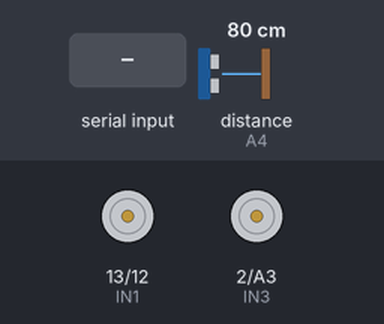
This sketch was run on a simulated Arduino Uno, built with avr-gcc and run on an emulated ATmega328P. Shown: motor-driver pin pairs drawn as motors (green arrow = first pin HIGH = forward, orange = second pin HIGH = backward, longer = more drive, scaled by the enable pin). Inputs (shaded band) come from the test bench; at power-on: distance to the obstacle (sensor on A4) 80 cm. The echo pulse lasts 58.3 µs per cm.

Above: at 1.2 s.
1.3 s: byte 70 (FORWARD) received over Serial
At 1.9 s:
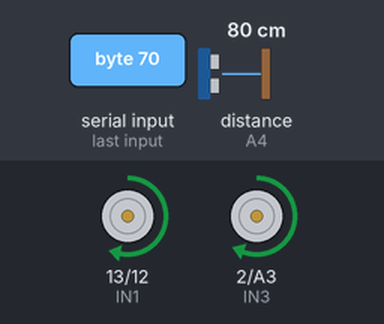
2.8 s: "1" received over Serial
At 4.0 s:
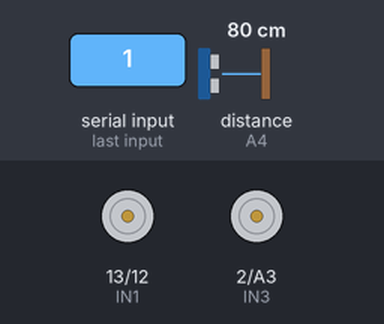
4.3 s: byte 66 (BACKWARD) received over Serial
At 5.2 s:
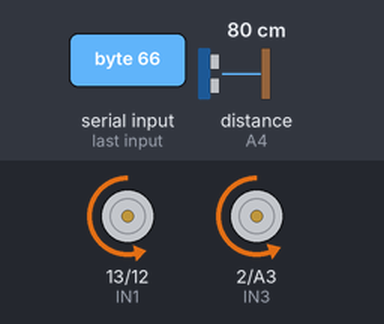
5.8 s: byte 76 (LEFT) received over Serial
At 6.6 s:
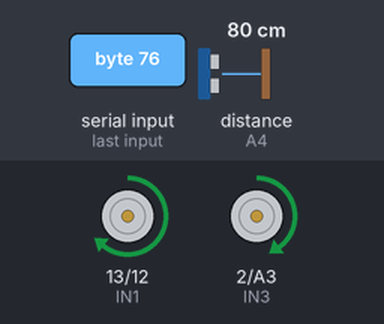
7.3 s: byte 82 (RIGHT) received over Serial
At 7.7 s:
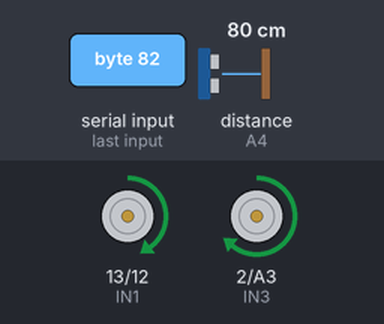
8.8 s: byte 67 (CIRCLE) received over Serial
At 9.9 s:
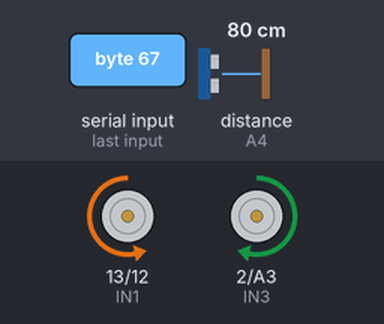
Timing chart, 0 to 11.3 s (numbered marks = the images above; inputs shaded):
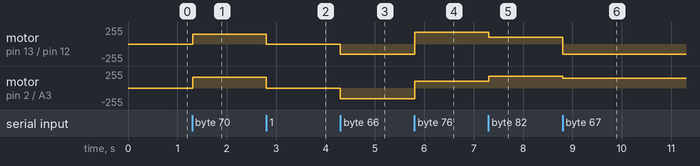

Measured:
- after the input at 1.3 s, motor on pin 13 (IN1) / pin 12 (IN2): stopped → forward 150/255 at once; motor on pin 2 (IN3) / A3 (IN4): stopped → forward 160/255 at once
- after the input at 2.8 s, motor on pin 13 (IN1) / pin 12 (IN2): forward 150/255 → stopped at once; motor on pin 2 (IN3) / A3 (IN4): forward 160/255 → stopped at once
- after the input at 4.3 s, motor on pin 13 (IN1) / pin 12 (IN2): stopped → backward 150/255 at once; motor on pin 2 (IN3) / A3 (IN4): stopped → backward 160/255 at once
- after the input at 5.8 s, motor on pin 13 (IN1) / pin 12 (IN2): backward 150/255 → forward 180/255 at once; motor on pin 2 (IN3) / A3 (IN4): backward 160/255 → forward 100/255 at once
- after the input at 7.3 s, motor on pin 13 (IN1) / pin 12 (IN2): forward 180/255 → forward 100/255 at once; motor on pin 2 (IN3) / A3 (IN4): forward 100/255 → forward 180/255 at once
- after the input at 8.8 s, motor on pin 13 (IN1) / pin 12 (IN2): forward 100/255 → backward 150/255 at once; motor on pin 2 (IN3) / A3 (IN4): forward 180/255 → forward 150/255 at once

The sketch:

Arduino_Week3code_Task3and4.ino
```cpp
/*-----ULTRASONIC SENSOR AND BLUETOOTH COMBINATION-----*/

//Bluetooth
#define FORWARD 'F'
#define BACKWARD 'B'
#define LEFT 'L'
#define RIGHT 'R'
#define CIRCLE 'C'
#define CROSS 'X'
#define TRIANGLE 'T'
#define SQUARE 'S'
#define START 'A'
#define PAUSE 'P'
//Motors -> Ultrasonic sensor referenced as head
#define IN1 13 //Right wheel
#define IN2 12 //Right Wheel
#define IN3 2 //Left wheel
#define IN4 A3 //Left wheel
#define ENA 11 //PWM Port //Right wheels
#define ENB 3 //PWM port //Left wheels
//Ultrasonic sensor
#define TRIG A5
#define ECHO A4


/*----------------------------------------------------------------------------------------------*/
//Wheels speed const
const int TARGET_LEFT_SPEED = 160;  //Range: 0-255 (PWM)
const int TARGET_RIGHT_SPEED = 150;  //Range: 0-255 (PWM)
//Time
long int start_time;
//Move straight speed
int leftSpeed = TARGET_LEFT_SPEED;//Updated left speed
int rightSpeed = TARGET_RIGHT_SPEED;//Updated right speed
/*----------------------------------------------------------------------------------------------*/


void setup() {
  //Initialize ultrasonic
  pinMode(TRIG, OUTPUT);
  pinMode(ECHO, INPUT);
  //Reset motor
  func_motorInit();
  //Begin bluetooth communication
  Serial.begin(9600);

  //Start counting time
  start_time = millis();
}


void loop() {
  // put your main code here, to run repeatedly:
  if (Serial.available()) {
    char command = Serial.read();
    executeCommand(command);
  }
}

//
void executeCommand(char command) {
  switch (command) {
    case FORWARD:{ //Forward
      func_ADAS();
      func_moveForward();
      break;}
    case BACKWARD:{ //Backward
      func_moveBackward();
      break;}
    case LEFT:{ //Smooth turn left
      func_ADAS();
      func_turnLeft(180,100);
      break;}
    case RIGHT:{ //Smooth turn right
      func_ADAS();
      func_turnRight(100,180);
      break;}
    case CIRCLE:{ //Tight right turn
      func_stationaryTurnRight();
      break;}
    case CROSS:
      break;
    case TRIANGLE:
      break;
    case SQUARE:{ //Tight left turn
      func_stationaryTurnLeft();
      break;}
    case START:
      break;
    case PAUSE:
      break;
    default:
      func_stop();
      break;

  }
}

//Detect distance of obstacle
int func_getDistance(){
  digitalWrite(TRIG, LOW);
  delayMicroseconds(10);

  digitalWrite(TRIG, HIGH);
  delayMicroseconds(10);
  digitalWrite(TRIG, LOW);

  long duration = pulseIn(ECHO, HIGH);//Blocking function
  float dist = duration * 0.034 / 2.0; // Calculte
  return dist;
}

void func_motorInit(){
  //Initialize motor pin
  pinMode(IN1, OUTPUT);
  pinMode(IN2, OUTPUT);
  pinMode(IN3, OUTPUT);
  pinMode(IN4, OUTPUT);
  digitalWrite(IN1,LOW);
  digitalWrite(IN2,LOW);
  digitalWrite(IN3,LOW);
  digitalWrite(IN4,LOW);
  //Initialize speed pin
  pinMode(ENA, OUTPUT);
  pinMode(ENB, OUTPUT);
  analogWrite(ENA,0);
  analogWrite(ENB,0);
}
//Stop
void func_stop(){
  digitalWrite(IN1,LOW);
  digitalWrite(IN2,LOW);
  digitalWrite(IN3,LOW);
  digitalWrite(IN4,LOW);
  delayMicroseconds(10);
}
//Move forward
void func_moveForward(){
  //Set speed
  analogWrite(ENA,TARGET_RIGHT_SPEED);
  analogWrite(ENB,TARGET_LEFT_SPEED);
  //Set direction
  digitalWrite(IN1,HIGH);
  digitalWrite(IN2,LOW);
  digitalWrite(IN3,HIGH);
  digitalWrite(IN4,LOW);
  delayMicroseconds(10);
}
//Move backward
void func_moveBackward(){
    //Set speed
  analogWrite(ENA,TARGET_RIGHT_SPEED);
  analogWrite(ENB,TARGET_LEFT_SPEED);
  //Set direction
  digitalWrite(IN1,LOW);
  digitalWrite(IN2,HIGH);
  digitalWrite(IN3,LOW);
  digitalWrite(IN4,HIGH);
  delayMicroseconds(10);
}
//Turn smooth turn left
void func_turnLeft(int R, int L){
  //Set speed
  analogWrite(ENA,R);//Right wheels
  analogWrite(ENB,L);//Left wheels
  //Set direction
  digitalWrite(IN1, HIGH);//Right motor forward
  digitalWrite(IN2, LOW);
  digitalWrite(IN3, HIGH);//Left motor forward
  digitalWrite(IN4, LOW);
  delayMicroseconds(10);
}
//Turn smooth turn right
void func_turnRight(int R, int L){
  //Set speed
  analogWrite(ENA,R);//Right wheels
  analogWrite(ENB,L);//Left wheels
  //Set direction
  digitalWrite(IN1, HIGH);//Right motor forward
  digitalWrite(IN2, LOW);
  digitalWrite(IN3, HIGH);//Left motor forward
  digitalWrite(IN4, LOW);
  delayMicroseconds(10);
}
//Stationary turn right
void func_stationaryTurnRight(){
  //Set speed
  analogWrite(ENA,150);//Right wheels
  analogWrite(ENB,150);//Left wheels
  //Set direction
  digitalWrite(IN1, LOW);//Right motor backward
  digitalWrite(IN2, HIGH);
  digitalWrite(IN3, HIGH);//Left motor forward
  digitalWrite(IN4, LOW);
  delayMicroseconds(10);
}
//Stationary left turn
void func_stationaryTurnLeft(){
  //Set speed
  analogWrite(ENA,150);//Right wheels
  analogWrite(ENB,150);//Left wheels
  //Set direction
  digitalWrite(IN1, HIGH);//Right motor forward
  digitalWrite(IN2, LOW);
  digitalWrite(IN3, LOW);//Left motor backward
  digitalWrite(IN4, HIGH);
  delayMicroseconds(10);
}
void func_ADAS(){
  int distance = func_getDistance();

  if (distance <= 10){
    func_stop();
    delayMicroseconds(5);
    func_moveBackward();
    delay(350);
    func_stationaryTurnRight();
    delay(1000);
  }
  else if ((distance <= 20)&&(distance > 10)){
    func_stationaryTurnRight();
    delay(280);
    func_moveForward();
    delay(700);
    func_stationaryTurnLeft();
    delay(350);
    func_moveForward();
    delay(600);
    func_stationaryTurnLeft();
    delay(380);
    func_moveForward();
    delay(600);
    func_stationaryTurnRight();
    delay(380);
  }

}
```
